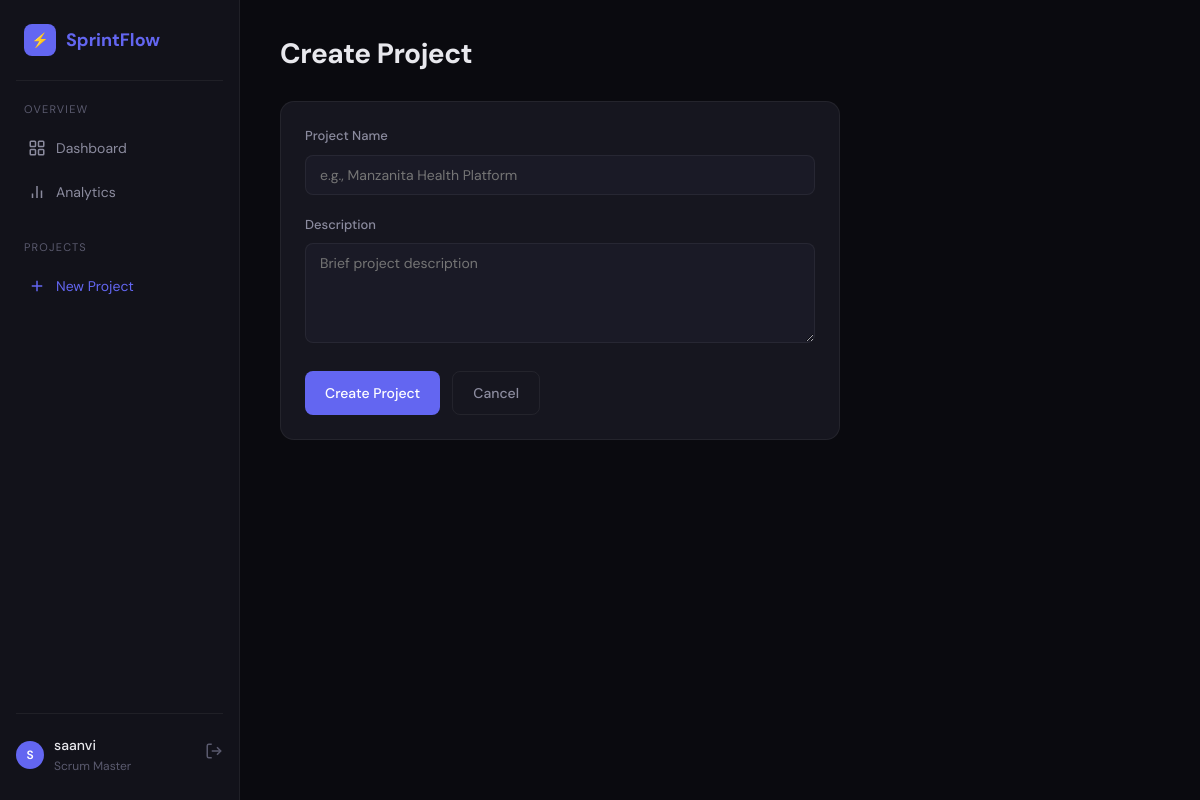
Page /project/new (signed in) on the committed database.
### app.py (models this page shows, shortened)
class User(UserMixin, db.Model):
    __tablename__ = 'users'
    id = db.Column(db.Integer, primary_key=True)
    username = db.Column(db.String(80), unique=True, nullable=False)
    email = db.Column(db.String(120), unique=True, nullable=False)
    password_hash = db.Column(db.String(256), nullable=False)
    role = db.Column(db.String(20), default='developer')  # scrum_master, product_owner, developer
    avatar_color = db.Column(db.String(7), default='#6366f1')
    created_at = db.Column(db.DateTime, default=datetime.utcnow)

### app.py (the view, shortened to what this page needs)
@app.route('/project/new', methods=['GET', 'POST'])
@login_required
def new_project():
    return render_template('new_project.html')

### app.py (called while the page is built)
@login_manager.user_loader
def load_user(user_id):
    return User.query.get(int(user_id))

### templates/new_project.html (shortened to what this page needs)
{% extends "base.html" %}
{% block content %}
<div style="max-width: 560px;">
    <h1 class="page-title" style="margin-bottom: 24px;">Create Project</h1>
    <form method="POST" class="card">
        <div class="form-group">
            <label class="form-label">Project Name</label>
            <input type="text" name="name" class="form-input" required placeholder="e.g., Manzanita Health Platform">
        </div>
        <div class="form-group">
            <label class="form-label">Description</label>
            <textarea name="description" class="form-textarea" placeholder="Brief project description"></textarea>
        </div>
        <div style="display: flex; gap: 12px; margin-top: 8px;">
            <button type="submit" class="btn btn-primary">Create Project</button>
            <a href="{{ url_for('dashboard') }}" class="btn btn-secondary">Cancel</a>
        </div>
    </form>
</div>
{% endblock %}

### templates/base.html (shortened to what this page needs)
<!DOCTYPE html>
<html lang="en">
<head>
</head>
<body>
    <div class="app-container">
        <nav class="sidebar">
            <div class="sidebar-logo">
                <span>⚡</span>
                SprintFlow
            </div>
            <div class="nav-section">
                <div class="nav-section-title">Overview</div>
                <a href="{{ url_for('dashboard') }}" class="nav-link {% if request.endpoint == 'dashboard' %}active{% endif %}">
                    <svg viewBox="0 0 24 24" fill="none" stroke="currentColor" stroke-width="2"><rect x="3" y="3" width="7" height="7" rx="1"/><rect x="14" y="3" width="7" height="7" rx="1"/><rect x="14" y="14" width="7" height="7" rx="1"/><rect x="3" y="14" width="7" height="7" rx="1"/></svg>
                    Dashboard
                </a>
                <a href="{{ url_for('analytics') }}" class="nav-link {% if request.endpoint == 'analytics' %}active{% endif %}">
                    <svg viewBox="0 0 24 24" fill="none" stroke="currentColor" stroke-width="2"><path d="M18 20V10M12 20V4M6 20v-6"/></svg>
                    Analytics
                </a>
            </div>
            <div class="nav-section">
                <div class="nav-section-title">Projects</div>
                <a href="{{ url_for('new_project') }}" class="nav-link" style="color: var(--accent);">
                    <svg viewBox="0 0 24 24" fill="none" stroke="currentColor" stroke-width="2"><line x1="12" y1="5" x2="12" y2="19"/><line x1="5" y1="12" x2="19" y2="12"/></svg>
                    New Project
                </a>
            </div>
            {% if current_user.is_authenticated %}
            <div class="sidebar-user">
                <div class="avatar" style="background: {{ current_user.avatar_color }}">
                    {{ current_user.username[0]|upper }}
                </div>
                <div class="sidebar-user-info">
                    <div class="sidebar-user-name">{{ current_user.username }}</div>
                    <div class="sidebar-user-role">{{ current_user.role|replace('_', ' ') }}</div>
                </div>
                <a href="{{ url_for('logout') }}" style="color: var(--text-muted);">
                    <svg width="18" height="18" viewBox="0 0 24 24" fill="none" stroke="currentColor" stroke-width="2"><path d="M9 21H5a2 2 0 01-2-2V5a2 2 0 012-2h4"/><polyline points="16 17 21 12 16 7"/><line x1="21" y1="12" x2="9" y2="12"/></svg>
                </a>
            </div>
            {% endif %}
        </nav>
        <main class="main-content">
            {% block content %}{% endblock %}
        </main>
    </div>
</body>
</html>

### templates/base.html (style rules this page uses)
:root { --bg-primary: #0a0a0f; --bg-secondary: #12121a; --bg-tertiary: #1a1a26; --bg-card: #16161f; --text-primary: #e8e8ed; --text-secondary: #8b8b9e; --text-muted: #5a5a6e; --accent: #6366f1; --accent-hover: #818cf8; --accent-dim: rgba(99, 102, 241, 0.15); --success: #10b981; --warning: #f59e0b; --danger: #ef4444; --critical: #ec4899; --border: rgba(255, 255, 255, 0.06); --border-hover: rgba(255, 255, 255, 0.12); --radius: 10px; --radius-lg: 14px; --font-sans: 'DM Sans', -apple-system, sans-serif; --font-mono: 'JetBrains Mono', monospace; --shadow: 0 4px 24px rgba(0, 0, 0, 0.3); }
* { margin: 0; padding: 0; box-sizing: border-box; }
body { font-family: var(--font-sans); background: var(--bg-primary); color: var(--text-primary); line-height: 1.6; min-height: 100vh; }
.app-container { display: flex; min-height: 100vh; }
.sidebar { width: 240px; background: var(--bg-secondary); border-right: 1px solid var(--border); padding: 24px 16px; position: fixed; top: 0; left: 0; height: 100vh; display: flex; flex-direction: column; z-index: 100; }
.sidebar-logo { font-size: 18px; font-weight: 700; color: var(--accent); padding: 0 8px 24px; border-bottom: 1px solid var(--border); margin-bottom: 20px; display: flex; align-items: center; gap: 10px; }
.sidebar-logo span { background: var(--accent); color: white; width: 32px; height: 32px; border-radius: 8px; display: flex; align-items: center; justify-content: center; font-size: 14px; }
.nav-section { margin-bottom: 24px; }
.nav-section-title { font-size: 11px; text-transform: uppercase; letter-spacing: 1.2px; color: var(--text-muted); padding: 0 8px; margin-bottom: 8px; }
.nav-link { display: flex; align-items: center; gap: 10px; padding: 10px 12px; color: var(--text-secondary); text-decoration: none; border-radius: 8px; font-size: 14px; transition: all 0.15s; margin-bottom: 2px; }
.nav-link svg { width: 18px; height: 18px; flex-shrink: 0; }
.main-content { margin-left: 240px; flex: 1; padding: 32px 40px; max-width: calc(100vw - 240px); }
.page-title { font-size: 28px; font-weight: 700; letter-spacing: -0.5px; }
.card { background: var(--bg-card); border: 1px solid var(--border); border-radius: var(--radius-lg); padding: 24px; }
.btn { display: inline-flex; align-items: center; gap: 8px; padding: 10px 20px; border-radius: 8px; font-size: 14px; font-weight: 500; font-family: var(--font-sans); cursor: pointer; transition: all 0.15s; text-decoration: none; border: none; }
.btn-primary { background: var(--accent); color: white; }
.btn-secondary { background: transparent; color: var(--text-secondary); border: 1px solid var(--border); }
.form-group { margin-bottom: 20px; }
.form-label { display: block; font-size: 13px; font-weight: 500; color: var(--text-secondary); margin-bottom: 8px; }
.form-input, .form-select, .form-textarea { width: 100%; padding: 10px 14px; background: var(--bg-tertiary); border: 1px solid var(--border); border-radius: 8px; color: var(--text-primary); font-family: var(--font-sans); font-size: 14px; transition: border-color 0.15s; }
.form-textarea { min-height: 100px; resize: vertical; }
.avatar { width: 28px; height: 28px; border-radius: 50%; display: flex; align-items: center; justify-content: center; font-size: 12px; font-weight: 600; color: white; flex-shrink: 0; }
.sidebar-user { margin-top: auto; padding-top: 20px; border-top: 1px solid var(--border); display: flex; align-items: center; gap: 10px; }
.sidebar-user-info { flex: 1; }
.sidebar-user-name { font-size: 14px; font-weight: 500; }
.sidebar-user-role { font-size: 12px; color: var(--text-muted); text-transform: capitalize; }

### rows in the picture
User: username "S", username "saanvi", role "Scrum Master"
